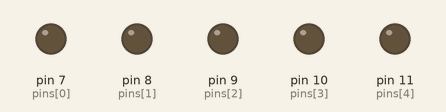
Bench run of a sketch on a simulated Arduino Uno, built with avr-gcc and run on an emulated ATmega328P. Shown: output pins drawn as LEDs (lit = HIGH).

Above: at 0.1 s.
At 0.7 s:
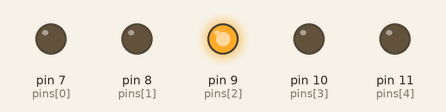
At 0.9 s:
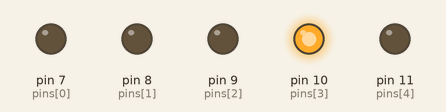
At 1.7 s:
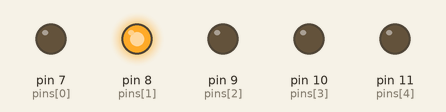
At 2.7 s:
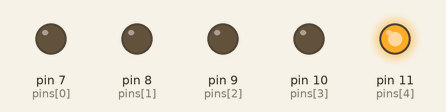
At 3.5 s:
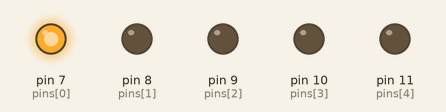
Timing chart, 0 to 3.8 s (numbered marks = the images above):
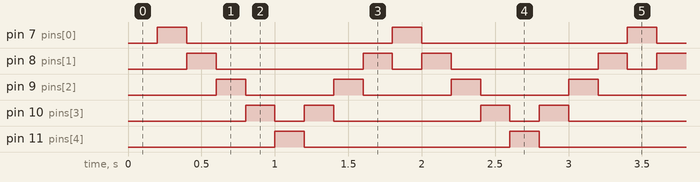

Measured:
- by itself, pin 7 (pins[0]), pin 11 (pins[4]): alternates HIGH for 0.20 s and LOW for 1.4 s
- by itself, pin 8 (pins[1]): repeats every 1.6 s: LOW 1.0 s, HIGH 0.20 s, LOW 0.20 s, HIGH 0.20 s
- by itself, pin 9 (pins[2]): alternates HIGH for 0.20 s and LOW for 0.60 s
- by itself, pin 10 (pins[3]): repeats every 1.6 s: LOW 0.20 s, HIGH 0.20 s, LOW 1.0 s, HIGH 0.20 s

The sketch:

secuencia.ino
```cpp
int pins[5] = {7,8,9,10,11};

int step = 0;
int direction = 1;

void setup() {
  Serial.begin(9600);
  for(int i = 0; i < 5; i++){
    pinMode(pins[i], OUTPUT);
  }
}


void change(){
  for(int i = 0; i < 5; i++){
      digitalWrite(pins[i], LOW);

  }
      digitalWrite(pins[step], HIGH);
  next();
}

void next(){

  step +=  direction;

  if(step >= 4){
    direction = -1;
  }

  if(step <= 0){
    direction = 1;
  }

}

void loop() {
  delay(200);
   change();
  }
```
